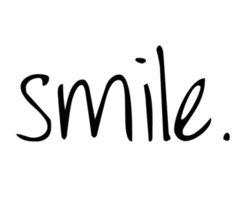
%> input picture Problem 3/s.jpg, 240 x 200 px
$ octave AverageDiff-3e.m   (GNU Octave 9; MATLAB toolbox functions it lacks are replaced by stand-ins)
%> lines starting %> are read from the running program, lines starting %| are printed output that depends on the picture; in (x1, y1, x2, y2) boxes, pixels count from 0 and x2, y2 are one past the last pixel; in counts of white or black regions, pixels touching at a corner belong together; the program's own positions count from 1
%finding the mean intensity of the grayscale image and subtracting the
%intensity with the mean. Any of the negative intensity are set to 0 and
%display the new image.
A = imread('s.jpg');
%> A is the input picture: size 200x240 uint8; min 0, max 255, mean 236.1
A = imresize(A, [100 100]);
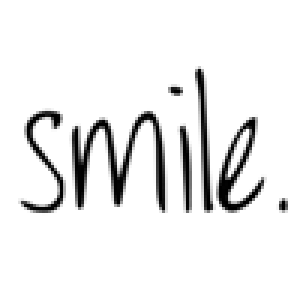
%> A: size 100x100 uint8 (shown 3 times larger); min 0, max 255, mean 236
a = mean(A); %average of the each column
%> a = 100 values, max 255 at index 1, min 165.6 at index 69, mean 236
b = mean(a); %average of the all the column
%> b = 236
B = zeros(100,100); %matrix of all 0's
for r = 1:100
   for c = 1:100
    temp = A(r, c) - b; %difference of original and average intensity
    if temp < 0 %if negative intensity
        temp = 0; %set to 0
    end
    B(r, c) = temp;
   end
end
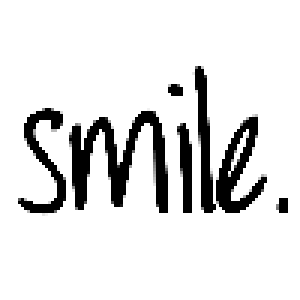
%> B: size 100x100 double (shown 3 times larger); min 0, max 19, mean 16.73; drawn with min black and max white
imshow(B);
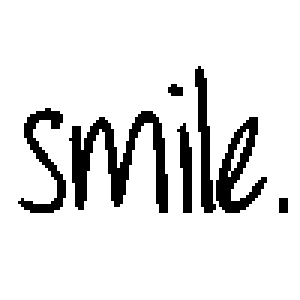
%> displayed picture: size 100x100, on the screen's scale of 0 to 255 (shown 3 times larger); 88.7% white; 7 black regions (2 under 20 px), largest, box (x1, y1, x2, y2) and area: (23, 37, 56, 71) 443, (72, 39, 89, 71) 223, (6, 36, 22, 71) 180, (65, 22, 72, 71) 161, (59, 41, 64, 71) 94
